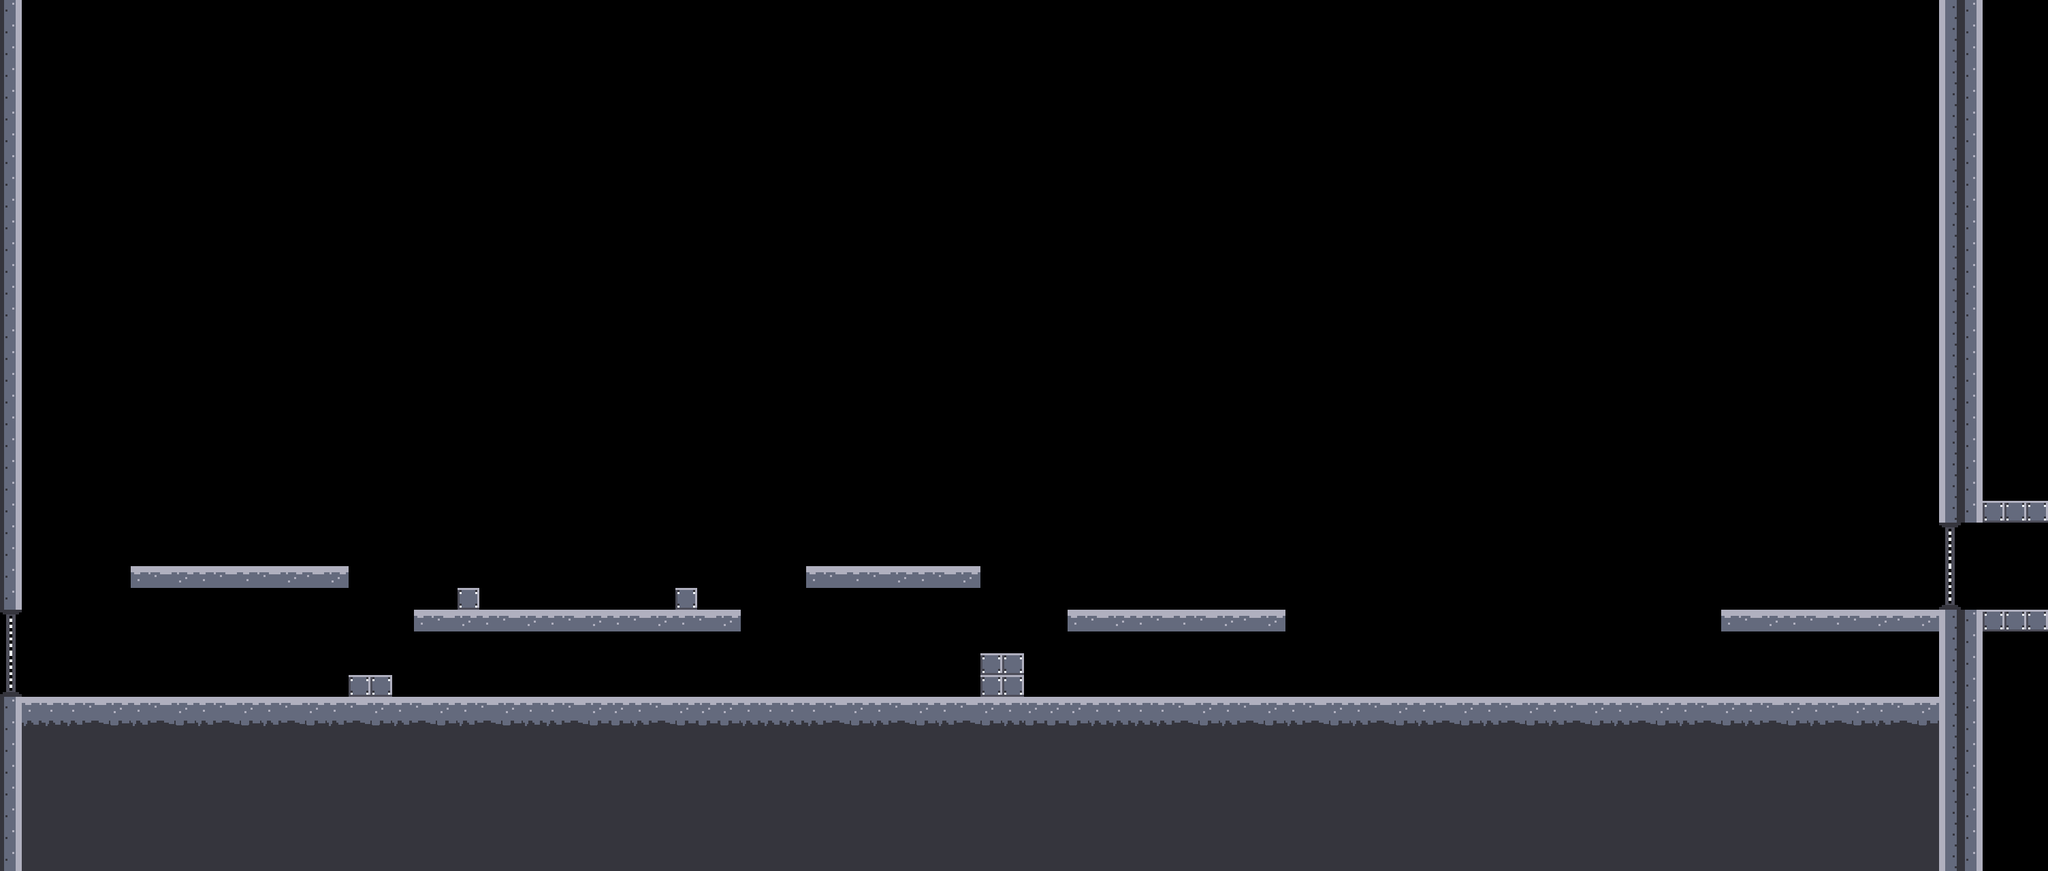

This is a level from a 2D game, rendered from its Tiled map with the project's own tilesets. A one-line summary and the map file follow, with tile-layer data summarised:
An orthogonal 94x40 tile map with 32x32 px tiles, 1 tile layer (Platform) and 26 objects.

<map version="1.0" orientation="orthogonal" renderorder="right-up" width="94" height="40" tilewidth="32" tileheight="32" nextobjectid="57">
 <tileset firstgid="1" name="tileset" tilewidth="32" tileheight="32" spacing="2" tilecount="256" columns="16">
  <image source="tileset-pad.png" width="512" height="512" />
 </tileset>
 <layer name="Platform" width="94" height="40">
  <data>[3760 cells, 887 non-empty, 13 distinct tile ids]</data>
 </layer>
 <objectgroup name="PlatformOb">
  <object id="4" x="0" y="1022.67" width="2978" height="257.333" />
  <object id="5" x="0" y="320" width="32" height="702.667" />
  <object id="7" x="32" y="320" width="2816" height="32" />
  <object id="9" x="608" y="896" width="480" height="32" />
  <object id="12" x="192" y="832" width="320" height="32" />
  <object id="13" x="1568" y="896" width="320" height="32" />
  <object id="14" x="1184" y="832" width="256" height="32" />
  <object id="19" x="512" y="992" width="64" height="32" />
  <object id="20" x="1440" y="957.333" width="64" height="66.6667" />
  <object id="45" x="2528" y="896" width="320" height="32" />
  <object id="52" x="2848" y="896" width="128" height="128" />
  <object id="53" x="2976" y="768" width="32" height="128" />
  <object id="54" x="2848" y="320" width="126.667" height="448.667" />
  <object id="55" x="672" y="864" width="32" height="32" />
  <object id="56" x="992" y="864" width="32" height="32" />
 </objectgroup>
 <objectgroup name="EnemyOb">
  <object id="21" x="1312" y="928" width="32" height="32" />
  <object id="22" x="1152" y="928" width="32" height="32" />
  <object id="47" x="2624" y="800" width="32" height="32" />
  <object id="48" x="2400" y="928" width="32" height="32" />
  <object id="49" x="2144" y="928" width="32" height="32" />
  <object id="50" x="832" y="832" width="32" height="32" />
  <object id="51" x="2016" y="832" width="32" height="32" />
 </objectgroup>
 <objectgroup name="PortalOb">
  <object id="33" x="32" y="992" width="96" height="32">
   <properties>
    <property name="place" value="entry" />
    <property name="type" value="sensor" />
   </properties>
  </object>
  <object id="34" x="0" y="1056">
   <properties>
    <property name="place" value="entry" />
    <property name="type" value="body" />
   </properties>
   <polygon points="0,0 32,-32 128,-32 160,0" />
  </object>
  <object id="41" x="2880.3" y="861.03" width="96" height="32">
   <properties>
    <property name="place" value="exit" />
    <property name="type" value="sensor" />
   </properties>
  </object>
  <object id="44" x="2848.63" y="923.03">
   <properties>
    <property name="place" value="exit" />
    <property name="type" value="body" />
   </properties>
   <polygon points="0,0 32,-32 128,-32 160,0" />
  </object>
 </objectgroup>
 <objectgroup name="SwitchOb" />
</map>